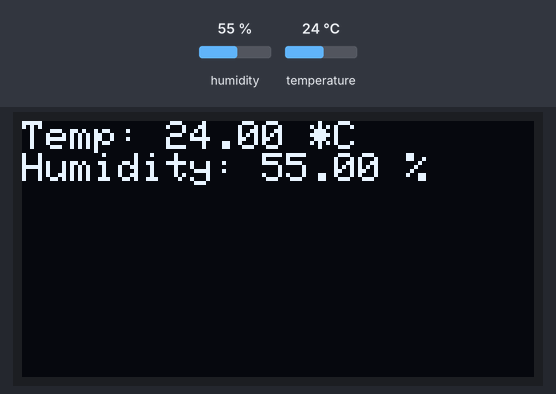
A sketch run on a simulated ESP32. Parts: 128×64 one-colour display. The test bench sets the inputs (shaded band); at power-on: humidity 55 %, temperature 24 °C. WiFi joins after 1.5 s; servers stay silent unless stated; random numbers use the default seed unless the sketch sets one; no MQTT or app messages arrive unless stated; what the sketch prints to the serial monitor is not drawn.

Above: at 5.6 s.
5.7 s: humidity set to 22 %
At 10.5 s:
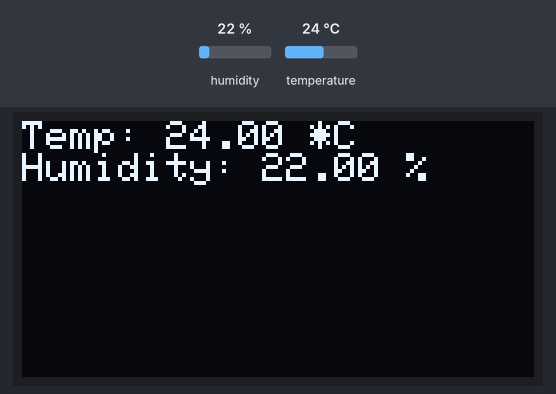
11.5 s: temperature set to 12 °C
At 15.6 s:
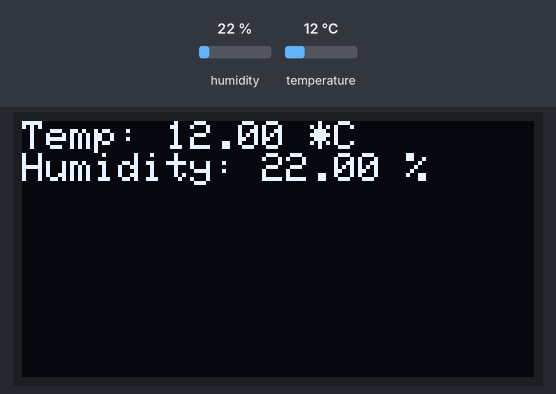
16.5 s: humidity set to 40 %
At 20.6 s:
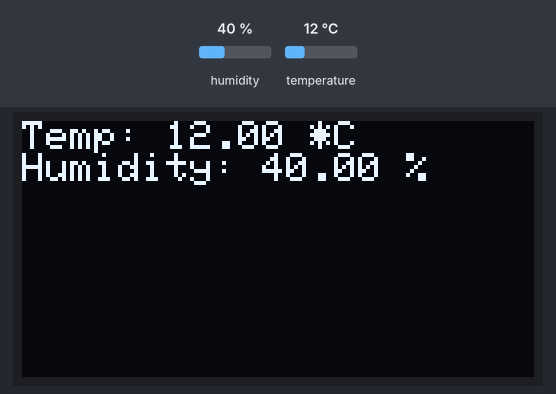
21.5 s: temperature set to 19 °C
Timing chart, 0 to 24.5 s (numbered marks = the images above; inputs shaded):
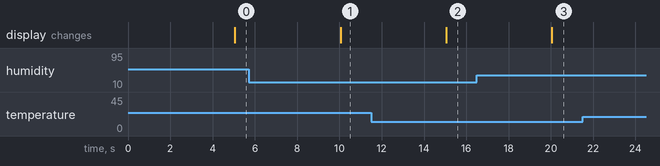

The sketch:

TempSensorESP32withOLED.ino
```cpp
#include <ArduinoJson.h>
#include <WiFi.h>
#include <PubSubClient.h>
#include <DHT.h>
#include <Wire.h>
#include <Adafruit_GFX.h>
#include <Adafruit_SSD1306.h>

// Replace with your network credentials
const char* ssid = "xxxxxxxxxxxx";
const char* password = "xxxxxxxx";
const char* mqtt_server = "xxx.xxx.x.xx";

WiFiClient espClient;
PubSubClient client(espClient);
unsigned long lastMsg = 0;
#define MSG_BUFFER_SIZE (50)
char msg[MSG_BUFFER_SIZE];
int value = 0;

// DHT Sensor setup
#define DHTPIN 2          // Digital pin connected to the DHT sensor
#define DHTTYPE DHT11     // DHT 11
DHT dht(DHTPIN, DHTTYPE);

// OLED display settings
#define SCREEN_WIDTH 128 // OLED display width, in pixels
#define SCREEN_HEIGHT 64 // OLED display height, in pixels
#define OLED_RESET     -1 // Reset pin # (or -1 if sharing Arduino reset pin)
#define SDA_PIN 21 // Replace with the pin used for SDA
#define SCL_PIN 22 // Replace with the pin used for SCL

// Initialize an instance of the SSD1306 display class
Adafruit_SSD1306 display(SCREEN_WIDTH, SCREEN_HEIGHT, &Wire, OLED_RESET);

void setup_wifi() {
  delay(100);
  Serial.print("Connecting to ");
  Serial.println(ssid);

  WiFi.begin(ssid, password);
  while (WiFi.status() != WL_CONNECTED) {
    delay(500);
    Serial.print(".");
  }

  Serial.println("");
  Serial.println("WiFi connected");
  Serial.println("IP address: ");
  Serial.println(WiFi.localIP());
}

void callback(char* topic, byte* payload, unsigned int length) {
  // handle message arrived
}

void reconnect() {
  while (!client.connected()) {
    Serial.print("Attempting MQTT connection...");
    String clientId = "ESP32Client-";
    clientId += String(random(0xffff), HEX);
    if (client.connect(clientId.c_str())) {
      Serial.println("connected");
      client.publish("outTopic", "hello world");
      client.subscribe("inTopic");
    } else {
      Serial.print("failed, rc=");
      Serial.print(client.state());
      Serial.println(" try again in 5 seconds");
      delay(5000);
    }
  }
}

void setup() {
  Serial.begin(115200);
  dht.begin();

  // OLED display initialization
  Wire.begin(SDA_PIN, SCL_PIN); // Explicitly specify the SDA and SCL pins
  if(!display.begin(SSD1306_SWITCHCAPVCC, 0x3C)) { // Address 0x3C for 128x64
    Serial.println(F("SSD1306 allocation failed"));
    for(;;); // Don't proceed, loop forever
  }
  display.clearDisplay();
  display.display();

  setup_wifi();
  client.setServer(mqtt_server, 1883);
  client.setCallback(callback);
}

void loop() {
  if (!client.connected()) {
    reconnect();
  }
  client.loop();

  long now = millis();
  if (now - lastMsg > 5000) {
    lastMsg = now;

    float temp = dht.readTemperature();
    float humidity = dht.readHumidity();

    StaticJsonDocument<200> doc;
    doc["t"] = temp;
    doc["h"] = humidity;

    char output[256];
    serializeJson(doc, output);
    client.publish("/home/sensors", output);

    // Display the temperature and humidity on the OLED
    display.clearDisplay();
    display.setTextSize(1);
    display.setTextColor(SSD1306_WHITE);
    display.setCursor(0,0);
    display.print("Temp: ");
    display.print(temp);
    display.println(" *C");
    display.print("Humidity: ");
    display.print(humidity);
    display.println(" %");
    display.display();

    Serial.println("Read:");
    Serial.println(output);
    Serial.println("Sent to MQTT broker");
  }
}
```

Measured:
- after the input at 5.7 s, the display: changes after 4.4 s (image 1)
- after the input at 11.5 s, the display: changes after 3.6 s (image 2)
- after the input at 16.5 s, the display: changes after 3.6 s (image 3)
